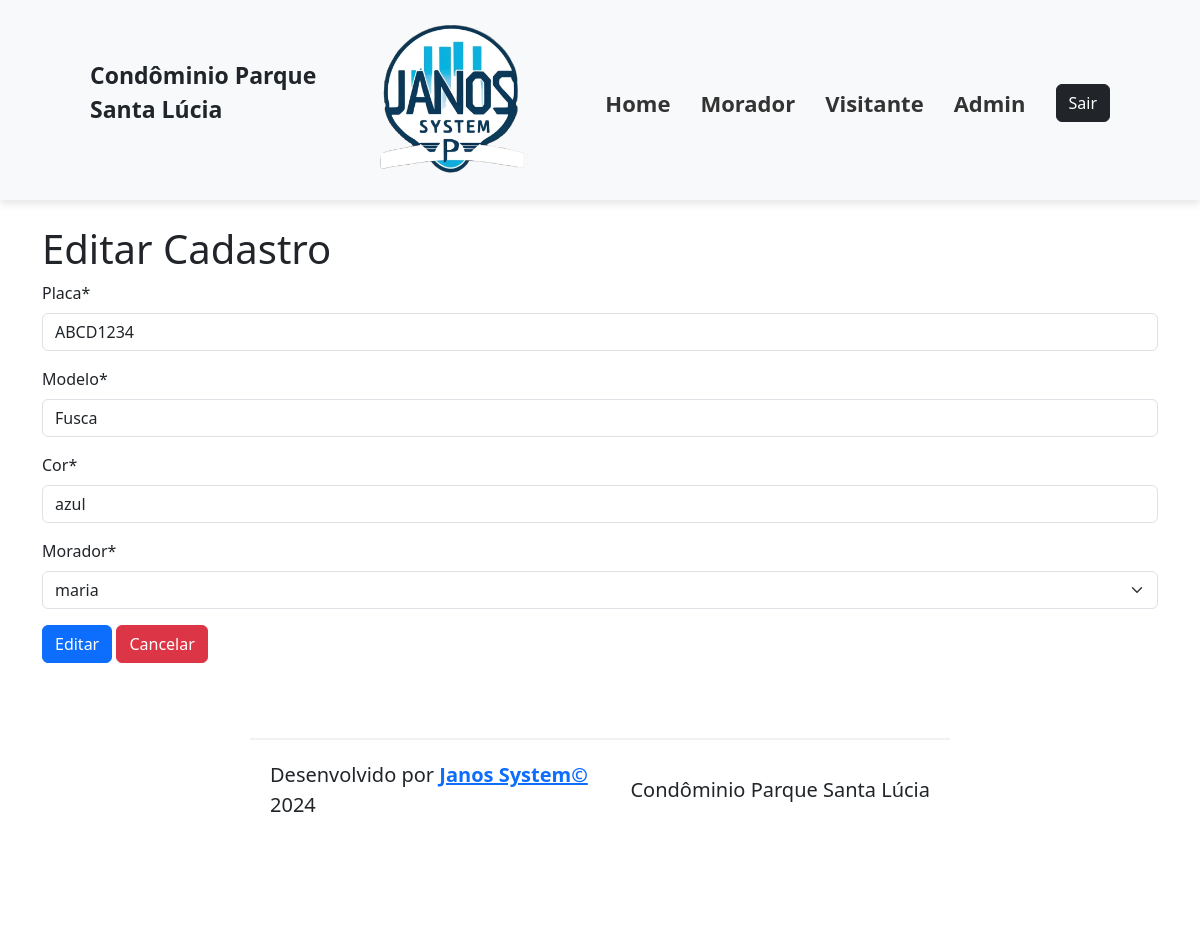
The page /carros-edicao/1 on the database its author committed.
### cadastros/models.py (models this page shows, shortened)
class Carro(models.Model):
    modelo = models.CharField(verbose_name="Modelo", max_length=10, null=False, blank=False)
    placa = models.CharField(verbose_name="Placa", max_length=8, null=False, blank=False)
    cor = models.CharField(verbose_name="Cor", max_length=10, null=False, blank=False)
    morador = models.ForeignKey(Morador, on_delete=models.CASCADE, default="1")

### cadastros/views.py (the view)
# urls.py: path("carros-edicao/<int:pk>", CarroUptadeView.as_view(), name="carros_edicao",),
class CarroUptadeView(UpdateView):
    model = Carro
    fields = ["placa", "modelo", "cor", "morador"]
    success_url = reverse_lazy("carros_lista")

### cadastros/models.py (called while the page is built)
    def __str__(self):
        return f"{self.nome}"

### cadastros/Templates/cadastros/carro_form.html (shortened to what this page needs)
{% extends 'base.html' %}
{% load static %}
{% load crispy_forms_tags %}
{% block content %}
    {% if carro.pk %}
		<h1> Editar Cadastro </h1>
	{% else %}
        <h1> Cadastro de Carros </h1>
                <p>Cadastro dos carros 'portaria'</p>
        <h1> Novo Carro </h1>
	{% endif %}
    <form method="POST">
        {{ form| crispy }}
        {% if carro.pk %}
            <button type="submit" class="btn btn-primary" >Editar</button>
            <a href="{% url 'carros_lista' %}" class="btn btn-danger">Cancelar</a>
        {% else %}
            <button type="submit" class="btn btn-primary" >Cadastrar</button>
            <a href="{% url 'carros_cadastro' %}" class="btn btn-danger">Cancelar</a>
            <a href="{% url 'carros_lista' %}" class="btn btn-secondary">Carros Cadastrados</a>
        {% endif %}
    </form>
{% endblock content %}

### rows shown on the page
Carro: placa "ABCD1234", modelo "Fusca", cor "azul", morador "maria"
